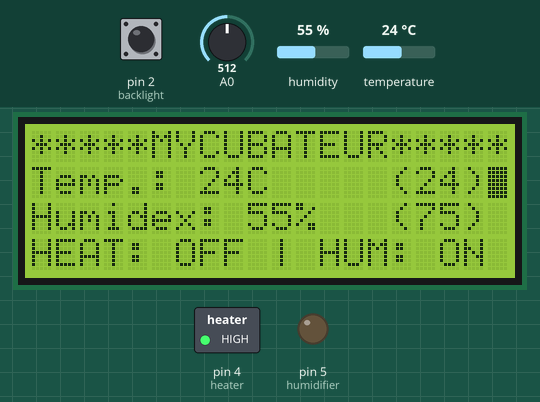
Simulated run of this sketch. Board: Arduino Uno, built with avr-gcc and run on an emulated ATmega328P. On the bench: 20×4 character LCD, switched loads named in the sketch (green lamp = pin HIGH), output pins drawn as LEDs (lit = HIGH). Inputs (shaded band) come from the test bench; at power-on: humidity 55 %, temperature 24 °C, pin 2 (backlight) HIGH, A0 = 512.

Above: at 1.3 s.
1.4 s: humidity set to 77 %
At 2.4 s:
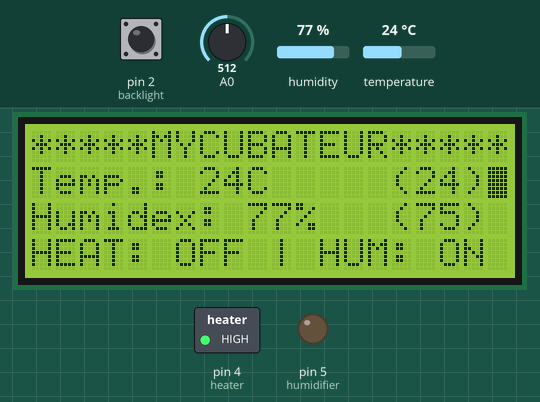
3.6 s: humidity set to 80 %
At 4.8 s:
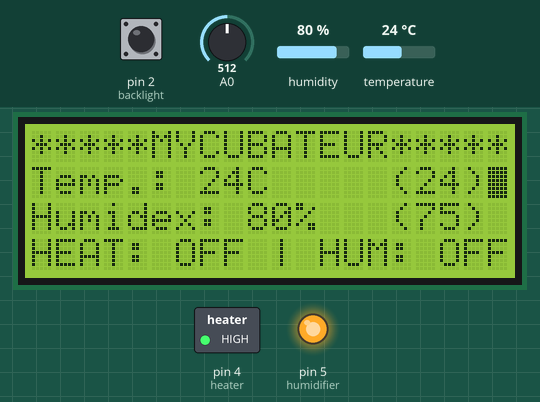
5.6 s: temperature set to 21 °C
At 7.1 s:
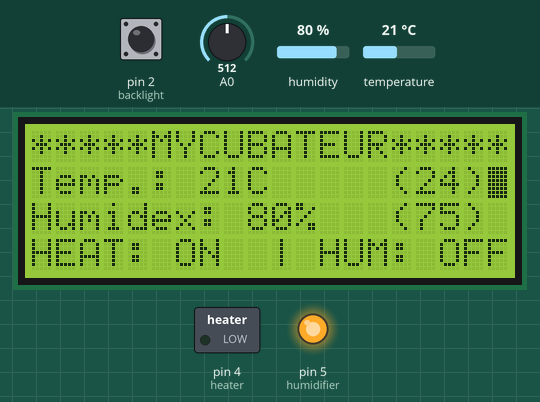
7.7 s: pin 2 (backlight) pulled LOW for 0.15 s
At 7.8 s:
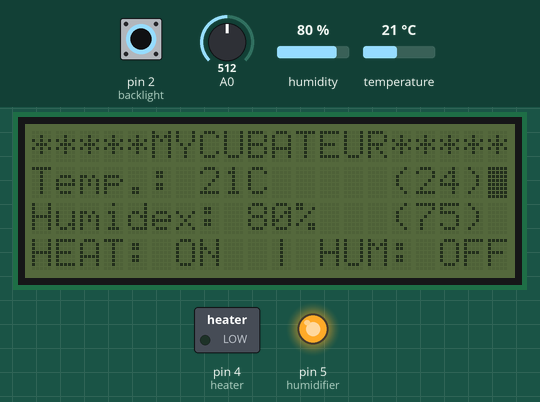
9.3 s: humidity set to 73 %
At 10.7 s:
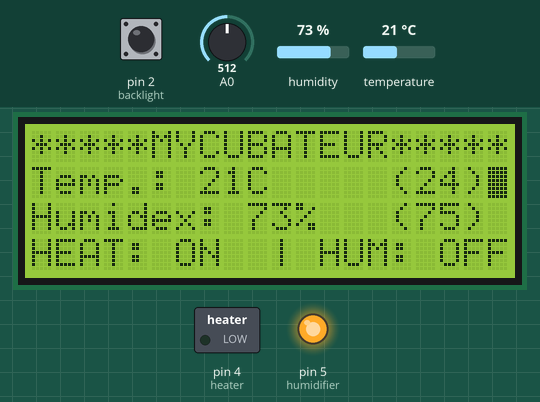
11.8 s: humidity set to 70 %
At 13.1 s:
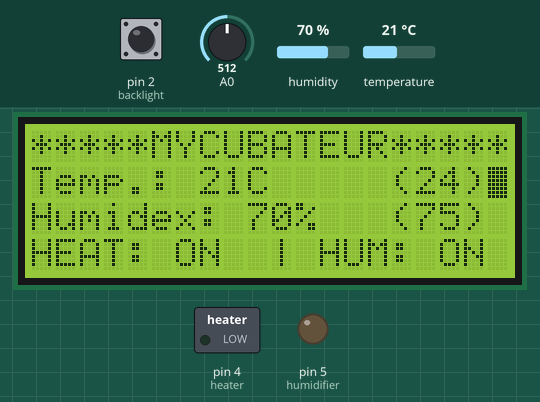
Timing chart, 0 to 14.8 s (numbered marks = the images above; inputs shaded):
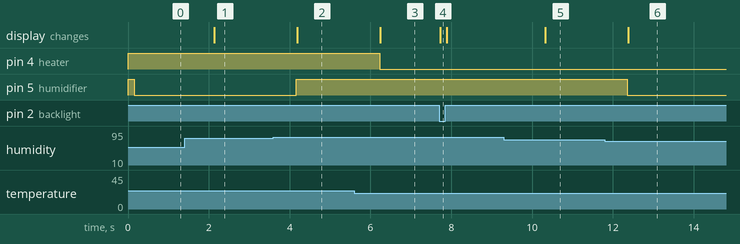

Measured:
- the behaviour switches between 78 and 79 % on humidity (found by bisection; images 1 and 2)
- the behaviour switches between 23 and 22 °C on temperature (found by bisection; images 2 and 3)
- the behaviour switches between 72 and 71 % on humidity (found by bisection; images 5 and 6)
- after the input at 1.4 s, the display: changes after 0.74 s (image 1)
- after the input at 3.6 s, pin 5 (humidifier): LOW → HIGH after 0.57 s; the display: changes after 0.59 s (image 2)
- after the input at 5.6 s, pin 4 (heater): HIGH → LOW after 0.62 s; the display: changes after 0.65 s (image 3)
- after the input at 7.7 s, the display: changes at once (image 4)
- after the input at 9.3 s, the display: changes after 1.0 s (image 5)
- after the input at 11.8 s, pin 5 (humidifier): HIGH → LOW after 0.56 s; the display: changes after 0.58 s (image 6)

The sketch:

Mycubateur_v.2.ino
```cpp
#include <Wire.h>
#include <LCD.h>
#include <LiquidCrystal_I2C.h>

#define I2C_ADDR    0x22              // Define I2C Address where the PCF8574A is
#define BACKLIGHT_PIN     3

LiquidCrystal_I2C  lcd(I2C_ADDR,2,1,0,4,5,6,7);

#include <DHT.h>
#define DHTPIN            A1          // Pin which is connected to the DHT sensor.
#define DHTTYPE           DHT11       // Uncomment the type of sensor in use:
DHT dht(DHTPIN, DHTTYPE);

#define backlight 2
#define heater 4
#define humidifier 5

int tempCible = 24;
int lastTempCible = 24;
int heaterHysteresis = 2;
int humidexCible = 75;
int lastHumidexCible = 75;
int humidifierHysteresis = 6;

int greenhouseTemperature;
int lastGreenhouseTemperature;
int greenhouseHumidity;
int lastGreenhouseHumidity;

int heaterState=0;
int lastHeaterState=0;
int humidifierState=0;
int lastHumidifierState=0;

int variable = 0;
//buttonstate
byte buttonState = 0;
byte lastButtonState = 0;

const int ON = LOW;
const int OFF = HIGH;

void setup() {

 pinMode(humidifier,OUTPUT);
 pinMode(heater,OUTPUT);
 digitalWrite(humidifier, OFF);
 digitalWrite(heater, OFF);

 Serial.begin(9600);
 dht.begin();
 pinMode(backlight, INPUT_PULLUP);
 lcd.begin(20, 4);
 lcd.setBacklightPin(BACKLIGHT_PIN,POSITIVE);
 lcd.setBacklight(HIGH);

 greenhouseTemperature = dht.readTemperature();
 greenhouseHumidity = dht.readHumidity();
 lcd.home();
 lcd.print("*****MYCUBATEUR*****");
 lcd.setCursor(0,1);
 lcd.print("Temp.: ");
 lcd.print(greenhouseTemperature);
 lcd.print("C");
 lcd.setCursor(15,1);
 lcd.print("(");
 lcd.print(tempCible);
 lcd.print(")");
 lcd.setCursor(0,2);
 lcd.print("Humidex: ");
 lcd.print(greenhouseHumidity);
 lcd.print("%");
 lcd.setCursor(15,2);
 lcd.print("(");
 lcd.print(humidexCible);
 lcd.print(")");
 lcd.setCursor(0,3);
 lcd.print("HEAT:");
 if(heaterState == 1){lcd.print(" ON");}
 else{lcd.print(" OFF");}
 lcd.setCursor(10,3);
 lcd.print("| HUM:");
 if(humidifierState == 1){lcd.print(" ON");}
 else{lcd.print(" OFF");}

}

void loop() {

if(digitalRead(backlight) == HIGH){lcd.setBacklight(HIGH);}
else{lcd.setBacklight(LOW);}

checkChanges();
greenhouseTemperature = dht.readTemperature();
greenhouseHumidity = dht.readHumidity();

if(greenhouseHumidity > (humidexCible + humidifierHysteresis/2)){
  digitalWrite(humidifier, OFF);
  humidifierState = 0;}
else if(greenhouseHumidity < (humidexCible - humidifierHysteresis/2)){
  digitalWrite(humidifier, ON);
  humidifierState = 1;}

if(greenhouseTemperature > (tempCible + heaterHysteresis/2)){
  digitalWrite(heater, OFF);
  heaterState = 0;
}
else if(greenhouseTemperature < (tempCible - heaterHysteresis/2)){
  digitalWrite(heater, ON);
  heaterState = 1;
}


if(greenhouseTemperature != lastGreenhouseTemperature){
  lcd.noBlink();
  lcd.setCursor(0,1);
  lcd.print("Temp.: ");
  lcd.print(greenhouseTemperature);
  lcd.print("C");
}
if(tempCible != lastTempCible){
  lcd.noBlink();
  lcd.setCursor(15,1);
  lcd.print("(");
  lcd.print(tempCible);
  lcd.print(")");
}
if(greenhouseHumidity != lastGreenhouseHumidity){
  lcd.noBlink();
  lcd.setCursor(0,2);
  lcd.print("Humidex: ");
  lcd.print(greenhouseHumidity);
  lcd.print("%");
}
if(humidexCible != lastHumidexCible){
  lcd.noBlink();
  lcd.setCursor(15,2);
  lcd.print("(");
  lcd.print(humidexCible);
  lcd.print(")");
}
if (heaterState != lastHeaterState){
  lcd.noBlink();
  lcd.setCursor(0,3);
  lcd.print("HEAT:");
  if(heaterState == 1){lcd.print(" ON ");}
  else{lcd.print(" OFF");}
}
if (humidifierState != lastHumidifierState){
  lcd.noBlink();
  lcd.setCursor(10,3);
  lcd.print("| HUM:");
  if(humidifierState == 1){lcd.print(" ON ");}
  else{lcd.print(" OFF");}
}

if(variable > 1){variable = 0;}

lcd.blink();
switch(variable){
    case 0:lcd.setCursor(19,1);break;
    case 1:lcd.setCursor(19,2);break;
}

lastGreenhouseTemperature = greenhouseTemperature;
lastTempCible = tempCible;
lastGreenhouseHumidity = greenhouseHumidity;
lastHumidexCible = humidexCible;
lastHeaterState = heaterState;
lastHumidifierState = humidifierState;

delay(50);
}

void checkChanges(){
  int a = analogRead(0);
  int currentMenuItem;
  checkButtonState(a);
  switch(variable){
    case 0:currentMenuItem = tempCible;break;
    case 1:currentMenuItem = humidexCible;break;
  }

  if ((buttonState == 1) && (buttonState != lastButtonState)){
      currentMenuItem -= 1;
      switch(variable){
        case 0:tempCible = currentMenuItem;break;
        case 1:humidexCible = currentMenuItem;break;
        }
  } else if ((buttonState == 2) && (buttonState != lastButtonState)){
      currentMenuItem += 1;
      switch(variable){
        case 0:tempCible = currentMenuItem;break;
        case 1:humidexCible = currentMenuItem;break;
        }
  } else if ((buttonState == 3) && (buttonState != lastButtonState)){
      variable += 1;
      if(variable > 1){variable = 0;}
  }

  lastButtonState = buttonState;
}


void checkButtonState(int x){
  if(x < 800){buttonState = 0;}
  else if(x < 900){buttonState = 1;}
  else if (x < 950){buttonState = 2;}
  else if (x < 1000){buttonState = 3;}
}
```
